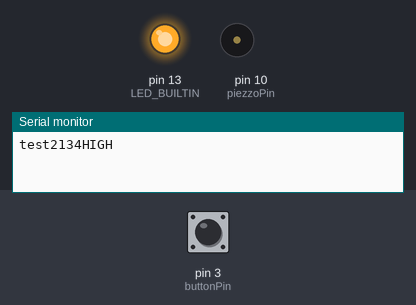
A sketch run on a simulated Arduino Uno, built with avr-gcc and run on an emulated ATmega328P. On the bench: output pins drawn as LEDs (lit = HIGH), buzzer (waves = sounding), the last lines printed to the serial monitor. The inputs (shaded band) are chosen by the test bench; at power-on: pin 3 (buttonPin) HIGH.

Above: at 1.2 s.
1.3 s: pin 3 (buttonPin) pulled LOW for 0.15 s
At 1.55 s:
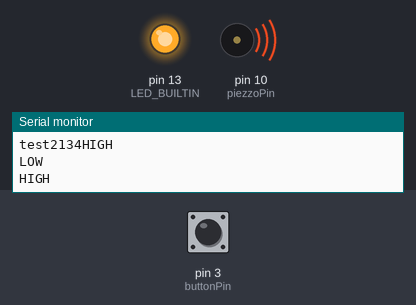
3.1 s: pin 3 (buttonPin) pulled LOW for 3.2 s
At 4.6 s:
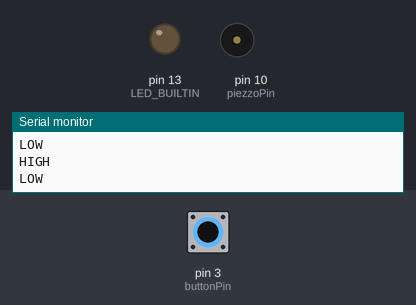
Timing chart, 0 to 7.9 s (numbered marks = the images above; inputs shaded):
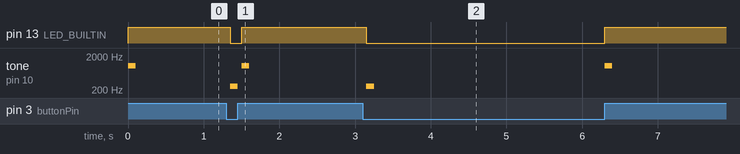

Measured:
- after the input at 1.3 s, pin 13 (LED_BUILTIN): HIGH → LOW after 0.05 s, → HIGH 0.15 s later; tone on pin 10 (piezzoPin): silent → 262 Hz after 0.05 s, → silent 0.10 s later, → 1047 Hz 0.05 s later, → silent 0.10 s later
- after the input at 3.1 s, pin 13 (LED_BUILTIN): HIGH → LOW after 0.05 s, → HIGH 3.2 s later; tone on pin 10 (piezzoPin): silent → 262 Hz after 0.05 s, → silent 0.10 s later, → 1047 Hz 3.1 s later, → silent 0.10 s later

The sketch:

playing-music.ino
```cpp
#include "headers/notes.hpp"
#include "assert.h"

// #include <stdio.h>

// #include <ezButton.h>


short int piezzoPin = 10; //
short int buttonPin = 3;
const int onBoradLEDPin = 13;

// Serial baud rate
const int baudRate = 9600;


int onBoardLEDState = LOW;
const int Debounce_Delay = 100;
bool isPlaying;
int ButtonLastState;
int ButtonCurrentState;

int count;

void playMelody(int notes[], int notes_len, int duration[], int dur_len, int dots[], int dot_len){
    assert(notes_len == dur_len && dur_len == dot_len);
    int tempo = 144;

    for(int it = 0; it < notes_len; it++){
        int noteDur = noteDuration(duration[it], tempo);
        playTone(piezzoPin, notes[it], noteDur);
    }
}

void playTone(const short int pin, const int note, const int duration){

}

void setup()
{
    Serial.begin(baudRate);
    Serial.print("test2134");

    pinMode(LED_BUILTIN, OUTPUT);
    digitalWrite(LED_BUILTIN, LOW);
    pinMode(buttonPin, INPUT);
    count = 0;
    isPlaying = false;
    ButtonLastState = digitalRead(buttonPin);

}

void loop()
{
    // Recognizing Button Press
    ButtonLastState = ButtonCurrentState;
    ButtonCurrentState = digitalRead(buttonPin);
    if(ButtonCurrentState == LOW && ButtonCurrentState != ButtonLastState){
        Serial.println("LOW");
        digitalWrite(LED_BUILTIN, LOW);
        tone(piezzoPin,NOTE_C4, 100);
    }else if(ButtonCurrentState == HIGH && ButtonCurrentState != ButtonLastState){
        Serial.println("HIGH");
        digitalWrite(LED_BUILTIN, HIGH);
        tone(piezzoPin,NOTE_C6, 100);
    }
    delay(150);
}
```

notes.hpp
```cpp
#ifndef NOTES_HPP
#define NOTES_HPP

// not possible below 31 define NOTE_A0 28
// not possible below 31 define NOTE_AS0 29
#define NOTE_B0  31
#define NOTE_C1  33
#define NOTE_CS1 35
#define NOTE_D1  37
#define NOTE_DS1 39
#define NOTE_E1  41
#define NOTE_F1  44
#define NOTE_FS1 46
#define NOTE_G1  49
#define NOTE_GS1 52
#define NOTE_A1  55
#define NOTE_AS1 58
#define NOTE_B1  62
#define NOTE_C2  65
#define NOTE_CS2 69
#define NOTE_D2  73
#define NOTE_DS2 78
#define NOTE_E2  82
#define NOTE_F2  87
#define NOTE_FS2 93
#define NOTE_G2  98
#define NOTE_GS2 104
#define NOTE_A2  110
#define NOTE_AS2 117
#define NOTE_B2  123
#define NOTE_C3  131
#define NOTE_CS3 139
#define NOTE_D3  147
#define NOTE_DS3 156
#define NOTE_E3  165
#define NOTE_F3  175
#define NOTE_FS3 185
#define NOTE_G3  196
#define NOTE_GS3 208
#define NOTE_A3  220
#define NOTE_AS3 233
#define NOTE_B3  247
#define NOTE_C4  262
#define NOTE_CS4 277
#define NOTE_D4  294
#define NOTE_DS4 311
#define NOTE_E4  330
#define NOTE_F4  349
#define NOTE_FS4 370
#define NOTE_G4  392
#define NOTE_GS4 415
#define NOTE_A4  440
#define NOTE_AS4 466
#define NOTE_B4  494
#define NOTE_C5  523
#define NOTE_CS5 554
#define NOTE_D5  587
#define NOTE_DS5 622
#define NOTE_E5  659
#define NOTE_F5  698
#define NOTE_FS5 740
#define NOTE_G5  784
#define NOTE_GS5 831
#define NOTE_A5  880
#define NOTE_AS5 932
#define NOTE_B5  988
#define NOTE_C6  1047
#define NOTE_CS6 1109
#define NOTE_D6  1175
#define NOTE_DS6 1245
#define NOTE_E6  1319
#define NOTE_F6  1397
#define NOTE_FS6 1480
#define NOTE_G6  1568
#define NOTE_GS6 1661
#define NOTE_A6  1760
#define NOTE_AS6 1865
#define NOTE_B6  1976
#define NOTE_C7  2093
#define NOTE_CS7 2217
#define NOTE_D7  2349
#define NOTE_DS7 2489
#define NOTE_E7  2637
#define NOTE_F7  2794
#define NOTE_FS7 2960
#define NOTE_G7  3136
#define NOTE_GS7 3322
#define NOTE_A7  3520
#define NOTE_AS7 3729
#define NOTE_B7  3951
#define NOTE_C8  4186
#define NOTE_CS8 4435
#define NOTE_D8  4699
#define NOTE_DS8 4978
#define NOTE_E8  5274
#define NOTE_F8  5588
#define NOTE_FS8 5920
#define NOTE_G8  6272
#define NOTE_GS8 6645
#define NOTE_A8  7040
#define NOTE_AS7 3729
#define NOTE_B7  3951
#define NOTE_C8  4186
#define NOTE_CS8 4435
#define NOTE_D8  4699
#define NOTE_DS8 4978
#define NOTE_E8  5274
#define NOTE_F8  5588
#define NOTE_FS8 5920
#define NOTE_G8  6272
#define NOTE_GS8 6645
#define NOTE_A8  7040
#define NOTE_AS8 7459
#define NOTE_B8  7902
#define NOTE_C9  8372
#define NOTE_CS9 8870
#define NOTE_D9  9397
#define NOTE_DS9 9956
#define NOTE_E9  10548
#define NOTE_F9  11175
#define NOTE_FS9 11840
#define NOTE_G9  12543

int note_arr[] = {

    NOTE_B0 ,
    NOTE_C1 ,
    NOTE_CS1,
    NOTE_D1 ,
    NOTE_DS1,
    NOTE_E1 ,
    NOTE_F1 ,
    NOTE_FS1,
    NOTE_G1 ,
    NOTE_GS1,
    NOTE_A1 ,
    NOTE_AS1,
    NOTE_B1 ,
    NOTE_C2 ,
    NOTE_CS2,
    NOTE_D2 ,
    NOTE_DS2,
    NOTE_E2 ,
    NOTE_F2 ,
    NOTE_FS2,
    NOTE_G2 ,
    NOTE_GS2,
    NOTE_A2 ,
    NOTE_AS2,
    NOTE_B2 ,
    NOTE_C3 ,
    NOTE_CS3,
    NOTE_D3 ,
    NOTE_DS3,
    NOTE_E3 ,
    NOTE_F3 ,
    NOTE_FS3,
    NOTE_G3 ,
    NOTE_GS3,
    NOTE_A3 ,
    NOTE_AS3,
    NOTE_B3 ,
    NOTE_C4 ,
    NOTE_CS4,
    NOTE_D4 ,
    NOTE_DS4,
    NOTE_E4 ,
    NOTE_F4 ,
    NOTE_FS4,
    NOTE_G4 ,
    NOTE_GS4,
    NOTE_A4 ,
    NOTE_AS4,
    NOTE_B4 ,
    NOTE_C5 ,
    NOTE_CS5,
    NOTE_D5 ,
    NOTE_DS5,
    NOTE_E5 ,
    NOTE_F5 ,
    NOTE_FS5,
    NOTE_G5 ,
    NOTE_GS5,
    NOTE_A5 ,
    NOTE_AS5,
    NOTE_B5 ,
    NOTE_C6 ,
    NOTE_CS6,
    NOTE_D6 ,
    NOTE_DS6,
    NOTE_E6 ,
    NOTE_F6 ,
    NOTE_FS6,
    NOTE_G6 ,
    NOTE_GS6,
    NOTE_A6 ,
    NOTE_AS6,
    NOTE_B6 ,
    NOTE_C7 ,
    NOTE_CS7,
    NOTE_D7 ,
    NOTE_DS7,
    NOTE_E7 ,
    NOTE_F7 ,
    NOTE_FS7,
    NOTE_G7 ,
    NOTE_GS7,
    NOTE_A7 ,
    NOTE_AS7,
    NOTE_B7 ,
    NOTE_C8 ,
    NOTE_CS8,
    NOTE_D8 ,
    NOTE_DS8,
    NOTE_E8 ,
    NOTE_F8 ,
    NOTE_FS8,
    NOTE_G8 ,
    NOTE_GS8,
    NOTE_A8 ,
    NOTE_AS7,
    NOTE_B7 ,
    NOTE_C8 ,
    NOTE_CS8,
    NOTE_D8 ,
    NOTE_DS8,
    NOTE_E8 ,
    NOTE_F8 ,
    NOTE_FS8,
    NOTE_G8 ,
    NOTE_GS8,
    NOTE_A8 ,
    NOTE_AS8,
    NOTE_B8 ,
    NOTE_C9 ,
    NOTE_CS9,
    NOTE_D9 ,
    NOTE_DS9,
    NOTE_E9 ,
    NOTE_F9 ,
    NOTE_FS9,
    NOTE_G9 ,
};

static int arr[] = {1, 2, 3};
int noteDuration(int length, int tempo);

int MIDI_to_note(int midi);

int MIDI_to_freq(int midi);

#endif //NOTES_HPP
```
